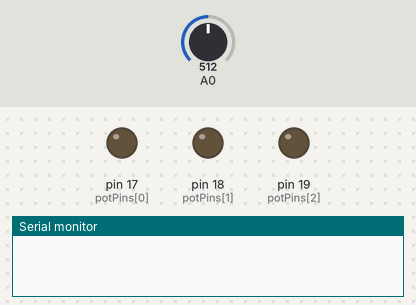
Simulated run of this sketch. Board: Arduino Uno, built with avr-gcc and run on an emulated ATmega328P. Shown: output pins drawn as LEDs (lit = HIGH), the last lines printed to the serial monitor. The test bench sets the inputs (shaded band); at power-on: A0 = 512.

Above: at 0.05 s.
At 0.35 s:
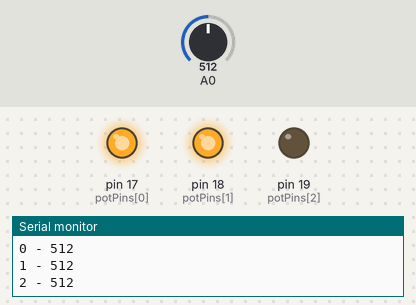
At 0.75 s:
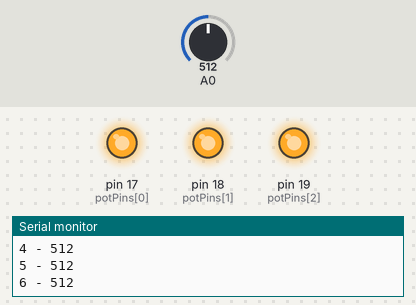
At 1.45 s:
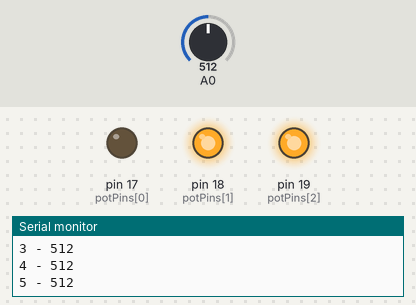
At 2.15 s:
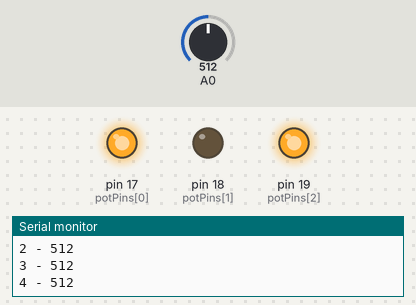
At 2.86 s:
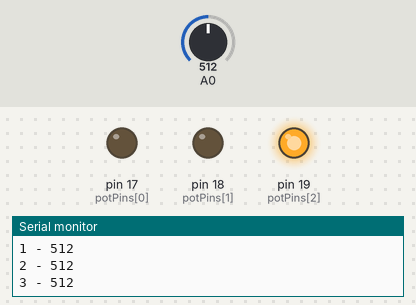
Timing chart, 0 to 3.2 s (numbered marks = the images above):
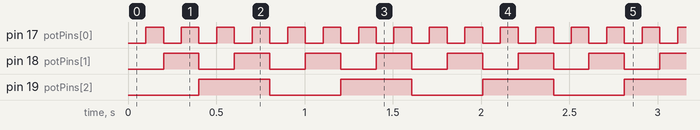

Measured:
- by itself, pin 17 (potPins[0]): alternates HIGH for 0.10 s and LOW for 0.10 s
- by itself, pin 18 (potPins[1]): alternates HIGH for 0.20 s and LOW for 0.20 s
- by itself, pin 19 (potPins[2]): alternates HIGH for 0.40 s and LOW for 0.40 s

The sketch:

hc4051_test.ino
```cpp
int potPins[] = {17, 18,19};

void setup(){
	Serial.begin(115200);

	for (int i = 0; i < 3; i++){
		pinMode(potPins[i], OUTPUT);
	}
}

void loop(){
	for(byte i = 0; i < 8; i++){
		digitalWrite(potPins[0], HIGH && (i & B00000001));
		digitalWrite(potPins[1], HIGH && (i & B00000010));
		digitalWrite(potPins[2], HIGH && (i & B00000100));
		delay(100);

		int value = analogRead(A0);

		Serial.print(i, DEC);
    Serial.print(" - ");
    Serial.println(value, DEC);
    // if(i == 7){
    //   Serial.println(value);
    // }
    // delay(100);

  }

}
```
